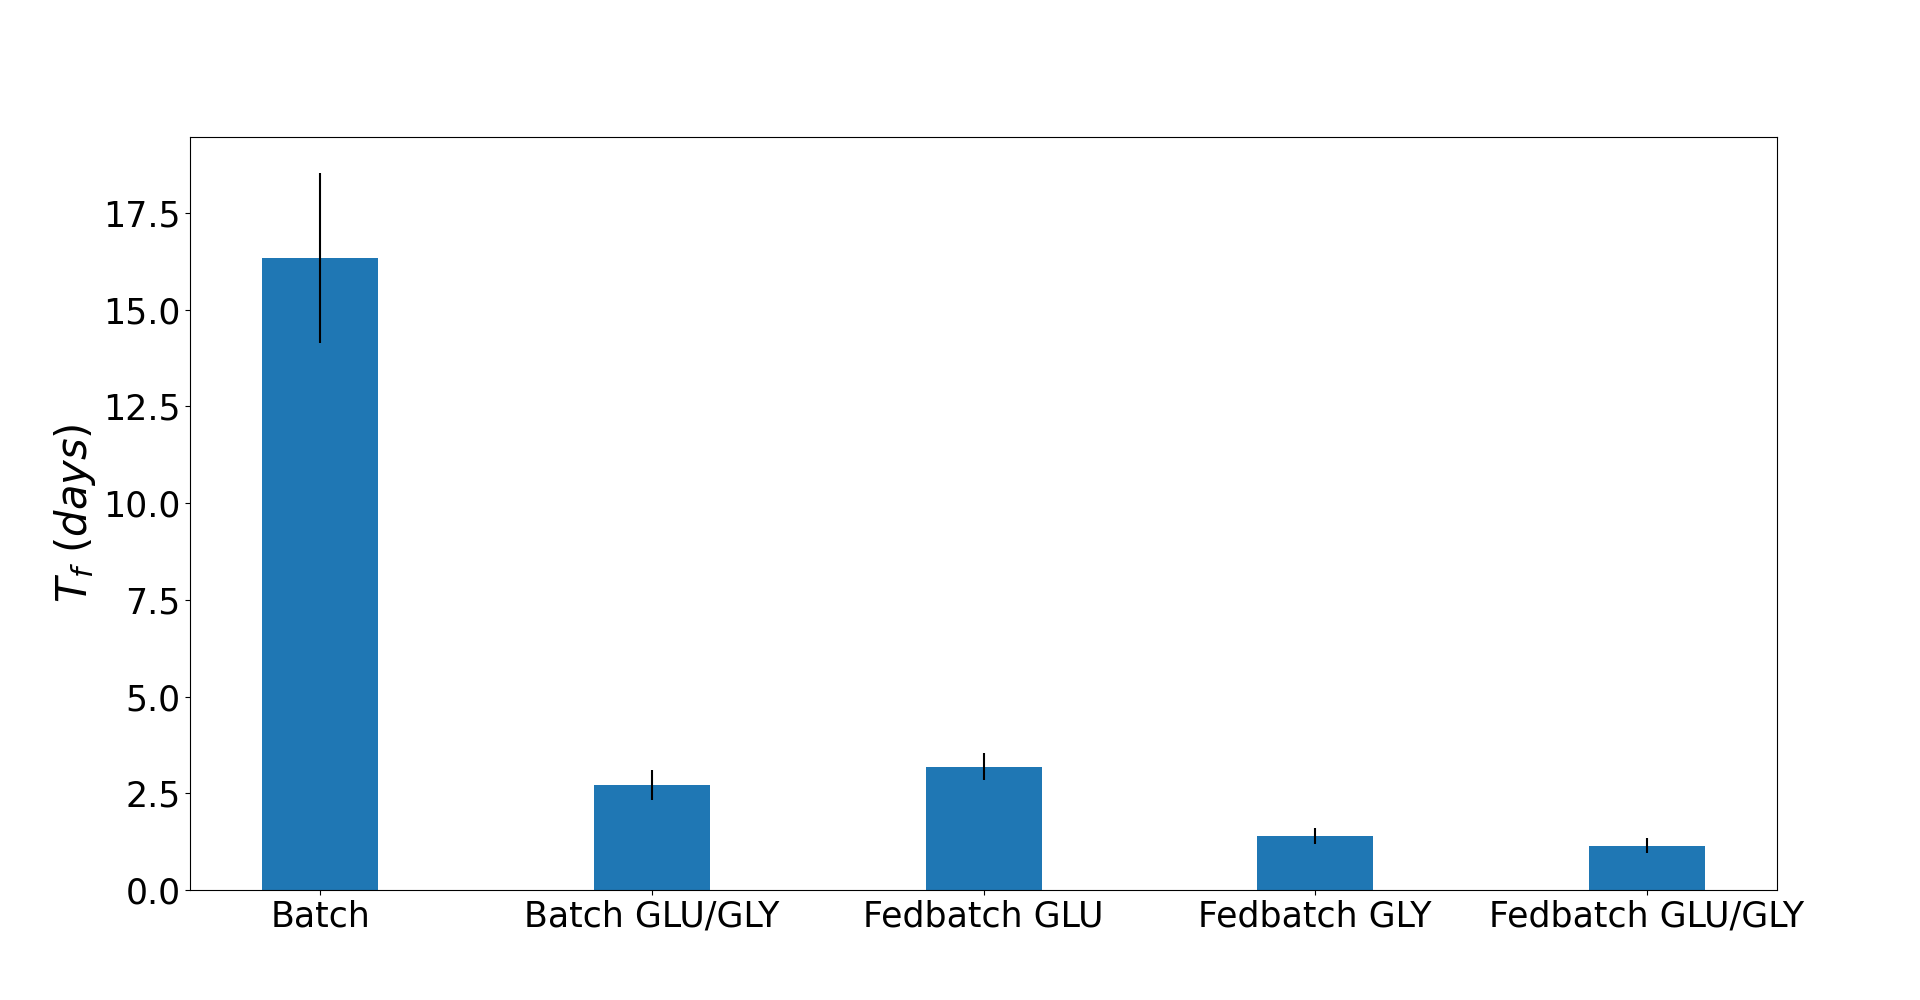

This figure's Python source:
import numpy as np 
import matplotlib.pyplot as plt
import pandas as pd

tf_names = ['Batch','Batch GLU/GLY','Fedbatch GLU','Fedbatch GLY','Fedbatch GLU/GLY']
tf_list = [392/24,65/24,3.19,1.40,1.15]
tf_std = [2.2,0.39,0.35,0.21,0.19]
ind = np.arange(len(tf_names))
width = 0.35
# p1 = plt.bar(ind, tf_list, width, yerr=menStd)
fig, ax = plt.subplots()
p1 = ax.bar(ind, tf_list, width,yerr=tf_std)
ax.set_ylabel('$T_{f} \ (days)$',fontsize =30)
ax.set_xticks(ind,tf_names,fontsize = 30)
ax.tick_params(labelsize=25)
plt.show()
